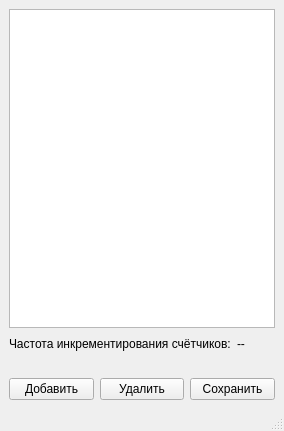
<?xml version="1.0" encoding="UTF-8"?>
<ui version="4.0">
 <class>MainWindow</class>
 <widget class="QMainWindow" name="MainWindow">
  <property name="geometry">
   <rect>
    <x>0</x>
    <y>0</y>
    <width>284</width>
    <height>431</height>
   </rect>
  </property>
  <property name="windowTitle">
   <string>TechpromTest</string>
  </property>
  <widget class="QWidget" name="centralwidget">
   <layout class="QGridLayout" name="gridLayout_3">
    <item row="0" column="0">
     <widget class="QTableView" name="tableView">
      <property name="lineWidth">
       <number>1</number>
      </property>
      <attribute name="horizontalHeaderVisible">
       <bool>false</bool>
      </attribute>
      <attribute name="verticalHeaderVisible">
       <bool>false</bool>
      </attribute>
     </widget>
    </item>
    <item row="1" column="0">
     <layout class="QGridLayout" name="gridLayout_2">
      <item row="0" column="0">
       <widget class="QLabel" name="label">
        <property name="sizePolicy">
         <sizepolicy hsizetype="Preferred" vsizetype="Fixed">
          <horstretch>0</horstretch>
          <verstretch>0</verstretch>
         </sizepolicy>
        </property>
        <property name="text">
         <string>Частота инкрементирования счётчиков:</string>
        </property>
       </widget>
      </item>
      <item row="0" column="1">
       <widget class="QLabel" name="freqLabel">
        <property name="sizePolicy">
         <sizepolicy hsizetype="Minimum" vsizetype="Preferred">
          <horstretch>0</horstretch>
          <verstretch>0</verstretch>
         </sizepolicy>
        </property>
        <property name="minimumSize">
         <size>
          <width>30</width>
          <height>0</height>
         </size>
        </property>
        <property name="text">
         <string>--</string>
        </property>
       </widget>
      </item>
      <item row="0" column="2">
       <spacer name="horizontalSpacer">
        <property name="orientation">
         <enum>Qt::Orientation::Horizontal</enum>
        </property>
        <property name="sizeHint" stdset="0">
         <size>
          <width>40</width>
          <height>20</height>
         </size>
        </property>
       </spacer>
      </item>
     </layout>
    </item>
    <item row="2" column="0">
     <spacer name="verticalSpacer">
      <property name="orientation">
       <enum>Qt::Orientation::Vertical</enum>
      </property>
      <property name="sizeType">
       <enum>QSizePolicy::Policy::Fixed</enum>
      </property>
      <property name="sizeHint" stdset="0">
       <size>
        <width>20</width>
        <height>18</height>
       </size>
      </property>
     </spacer>
    </item>
    <item row="3" column="0">
     <layout class="QGridLayout" name="gridLayout">
      <item row="0" column="0">
       <widget class="QPushButton" name="addButton">
        <property name="text">
         <string>Добавить</string>
        </property>
       </widget>
      </item>
      <item row="0" column="1">
       <widget class="QPushButton" name="removeButton">
        <property name="text">
         <string>Удалить</string>
        </property>
       </widget>
      </item>
      <item row="0" column="2">
       <widget class="QPushButton" name="saveButton">
        <property name="text">
         <string>Сохранить</string>
        </property>
       </widget>
      </item>
     </layout>
    </item>
   </layout>
  </widget>
  <widget class="QMenuBar" name="menubar">
   <property name="geometry">
    <rect>
     <x>0</x>
     <y>0</y>
     <width>284</width>
     <height>21</height>
    </rect>
   </property>
  </widget>
  <widget class="QStatusBar" name="statusbar"/>
 </widget>
 <resources/>
 <connections/>
</ui>
